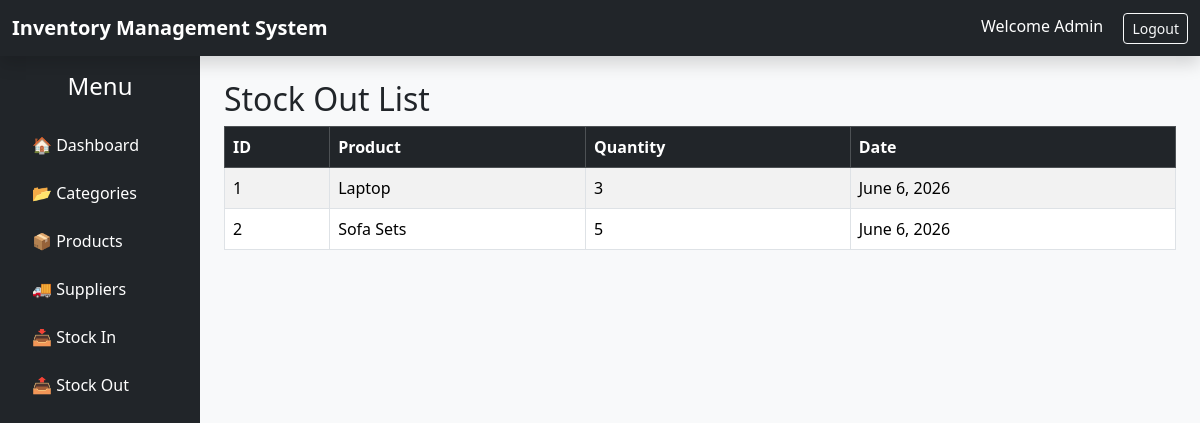
The page /stockout/list/ on the database its author committed.
### inventory/models.py (models this page shows, shortened)
class StockOut(models.Model):
    product = models.ForeignKey(
        Product,
        on_delete=models.CASCADE
    )
    quantity = models.IntegerField()
    date = models.DateField(
        auto_now_add=True
    )

class Product(models.Model):
    product_name = models.CharField(max_length=100)
    price = models.DecimalField(
        max_digits=10,
        decimal_places=2
    )
    quantity = models.IntegerField()
    category = models.ForeignKey(
        Category,
        on_delete=models.CASCADE
    )
    def __str__(self):
        return self.product_name

### inventory/views.py (the view)
# urls.py: path('stockout/list/',views.stockout_list,name='stockout_list'),
def stockout_list(request):
    stockouts = StockOut.objects.all()
    return render(
        request,
        'inventory/stockout_list.html',
        {'stockouts': stockouts}
    )

### inventory/templates/inventory/stockout_list.html
{% extends 'inventory/base.html' %}
{% block content %}
<h2>Stock Out List</h2>
<table class="table table-bordered table-striped">
    <thead class="table-dark">
        <tr>
            <th>ID</th>
            <th>Product</th>
            <th>Quantity</th>
            <th>Date</th>
        </tr>
    </thead>
    <tbody>
        {% for stockout in stockouts %}
        <tr>
            <td>{{ stockout.id }}</td>
            <td>{{ stockout.product }}</td>
            <td>{{ stockout.quantity }}</td>
            <td>{{ stockout.date }}</td>
        </tr>
        {% empty %}
        <tr>
            <td colspan="4" class="text-center">
                No Stock Out Records
            </td>
        </tr>
        {% endfor %}
    </tbody>
</table>
{% endblock %}

### rows shown on the page
StockOut: id "1", product "Laptop", quantity "3", date "June 6, 2026"
StockOut: id "2", product "Sofa Sets", quantity "5", date "June 6, 2026"
